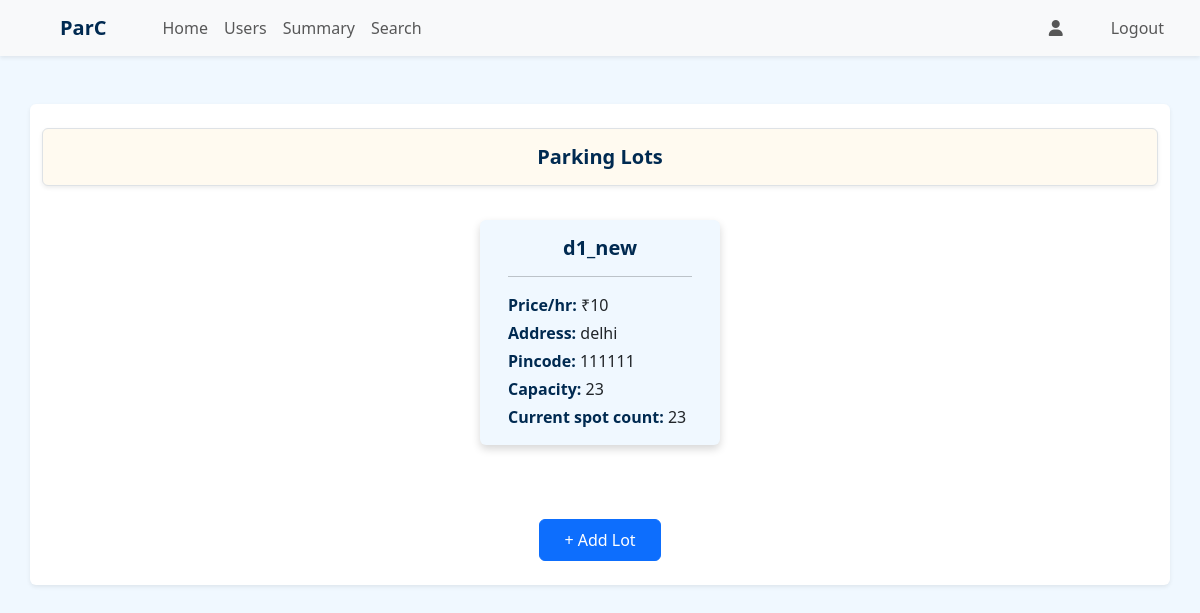
The app's page /admin/dashboard (signed in), older data.
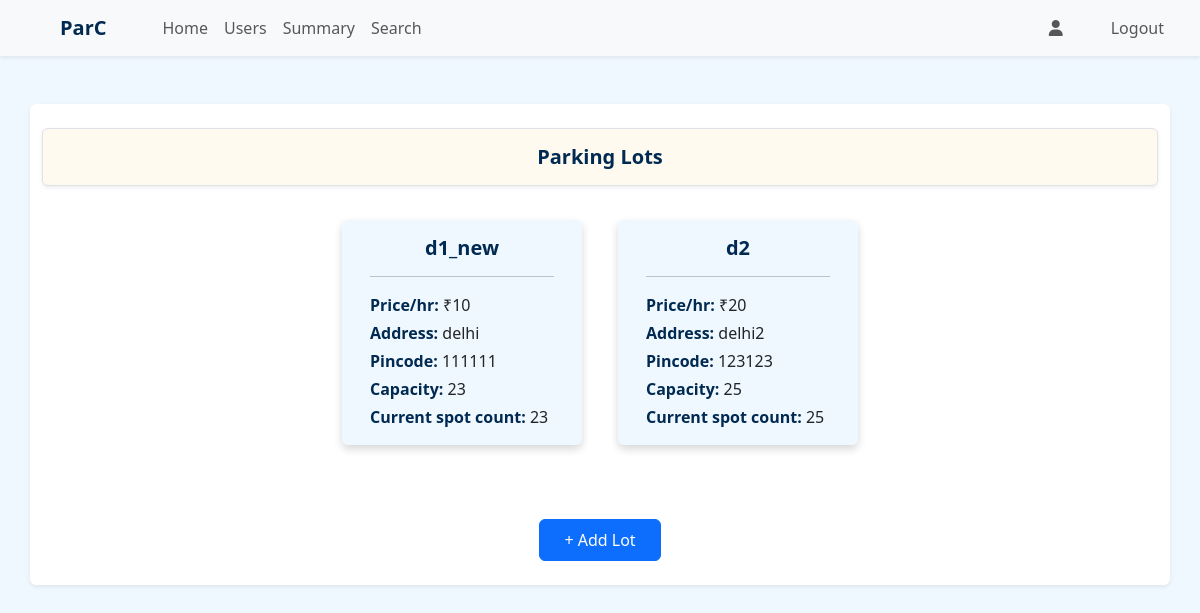
The same page, newer data.
### application/models.py (models this page shows)
class ParkingLot(db.Model):
    id = db.Column(db.Integer, primary_key = True)
    pl_name = db.Column(db.String, nullable = False)
    price = db.Column(db.Integer, nullable = False, default = 1000)
    address = db.Column(db.String, nullable = False)
    pincode = db.Column(db.Integer, nullable = False)
    capacity = db.Column(db.Integer, nullable = False)
    spots_count = db.Column(db.Integer, nullable = False)
    created_at = db.Column(db.DateTime, nullable = False)
    spots = db.relationship('ParkingSpot', backref = 'lot', cascade = 'all, delete')

### application/routes.py (the view)
@app.route('/admin/dashboard')
@auth_required()
@roles_required('admin')
def admin_dashboard():
    lots = ParkingLot.query.all()
    return render_template('admin_dashboard.html', lots=lots)

### templates/admin_dashboard.html (shortened to what this page needs)
{% extends "base.html" %}
{% block nav %}
<nav class="navbar navbar-expand-lg bg-body-tertiary shadow-sm sticky-top">
    <div class="container-fluid">
        <a href="{{url_for('admin_dashboard')}}" class="navbar-brand mx-5"><strong>ParC</strong></a>
        <div class="collapse navbar-collapse" id="navbarSupportedContent">
            <ul class="navbar-nav me-auto mb-2 mb-lg-0">
                <li class="nav-item">
                    <a href="{{url_for('admin_dashboard')}}" class="nav-link">Home</a>
                </li>
                <li class="nav-item">
                    <a href="{{url_for('get_users_data')}}" class="nav-link">Users</a>
                </li>
                <li class="nav-item">
                    <a href="{{url_for('admin_summary')}}" class="nav-link">Summary</a>
                </li>
                <li class="nav-item">
                    <a href="{{url_for('admin_search')}}" class="nav-link">Search</a>
                </li>
            </ul>
            <ul class="navbar-nav ms-auto mb-2 mb-lg-0">
                <li class="nav-item mx-3">
                    <a href="{{url_for('profile')}}" class="nav-link"><i class="fa-solid fa-user"></i></a>
                </li>
                <li class="nav-item mx-3">
                    <a href="{{url_for('user_logout')}}" class="nav-link">Logout</a>
                </li>
            </ul>
        </div>
    </div>
</nav>
{% endblock %}
{% block content %}
<div class="container my-5 shadow-sm p-4 rounded bg-white">
    <div class="row mb-4">
        <div class="col text-center py-3 rounded border shadow-sm" style="background-color: floralwhite;">
            <h5 class="fw-semibold mb-0">Parking Lots</h5>
        </div>
    </div>
    <div class="row align-items-start justify-content-center gap-3">
        {% for lot in lots %}
        <div class="card border-0" style="width: 15rem;">
            <a href="{{url_for('view_parking_lot', lot_id = lot.id)}}" class="text-decoration-none text-dark">
                <div class="card-body">
                    <h5 class="text-center fw-semibold">{{lot.pl_name}}</h5>
                    <hr>
                    <p class="card-text mb-1"><strong>Price/hr: </strong> ₹{{lot.price}}</p>
                    <p class="card-text mb-1"><strong>Address: </strong> {{lot.address}}</p>
                    <p class="card-text mb-1"><strong>Pincode: </strong> {{lot.pincode}} </p>
                    <p class="card-text mb-1"><strong>Capacity: </strong> {{lot.capacity}} </p>
                    <p class="card-text"><strong>Current spot count: </strong> {{lot.spots_count}} </p>
                </div>
            </a>
        </div>
        {% else %}
        <div class="col-12 text-center">
            <p class="text-muted">No Parking Lots Found</p>
        </div>
        {% endfor %}
        <div class="row mt-5">
            <div class="col text-center">
                <a href="{{url_for('create_lot')}}" class="btn btn-primary px-4 py-2">+ Add Lot</a>
            </div>
        </div>
    </div>
</div>
{% endblock %}

Row changes from the older to the newer data that the page shows:
added ParkingLot: pl_name "d2", price "20", address "delhi2", pincode "123123", capacity "25", spots_count "25"
